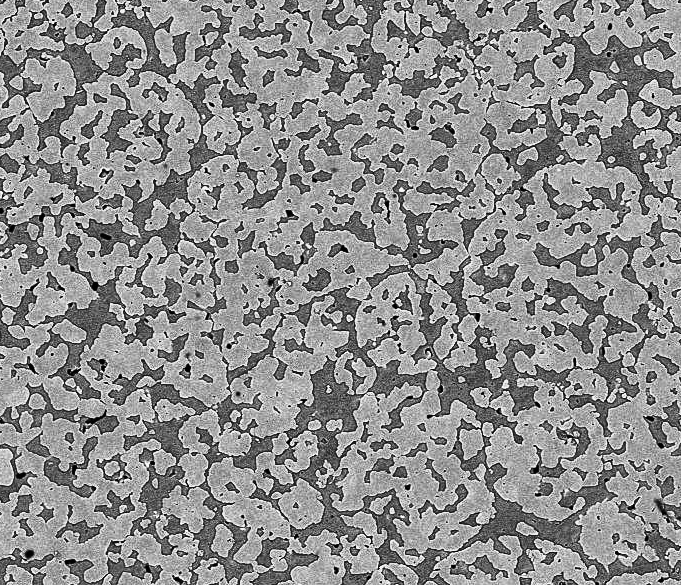
#> input picture CLAHE image.png, 681 x 585 px, given in place of tem.png, which was not available
$ python 'Morphological operation.py'
#> lines starting #> are read from the running program, lines starting #| are printed output that depends on the picture; after the words box and inside, x2 and y2 are one past the last pixel; in counts of white or black regions, pixels touching at a corner belong together; pictures that were not available may be replaced by others from this repository, and a replacement may not be noted
# -*- coding: utf-8 -*-
"""
Created on Fri May 14 08:55:34 2021

@author: AKSHANSH MISHRA
"""

################ MORPHOLOGICAL OPERATIONS ##################

import cv2
import numpy as np
from matplotlib import pyplot as plt

img=cv2.imread("A:/tem.png",0)
#> img is the input picture: shape (585, 681); min 0, max 255, mean 141.5
plt.hist(img.flat,bins=100,range=(0,255))


#OTSU Based Thresholding

import cv2
import numpy as np
from matplotlib import pyplot as plt

img=cv2.imread("A:/tem.png",0)

ret,th=cv2.threshold(img,0,255,cv2.THRESH_BINARY+cv2.THRESH_OTSU)
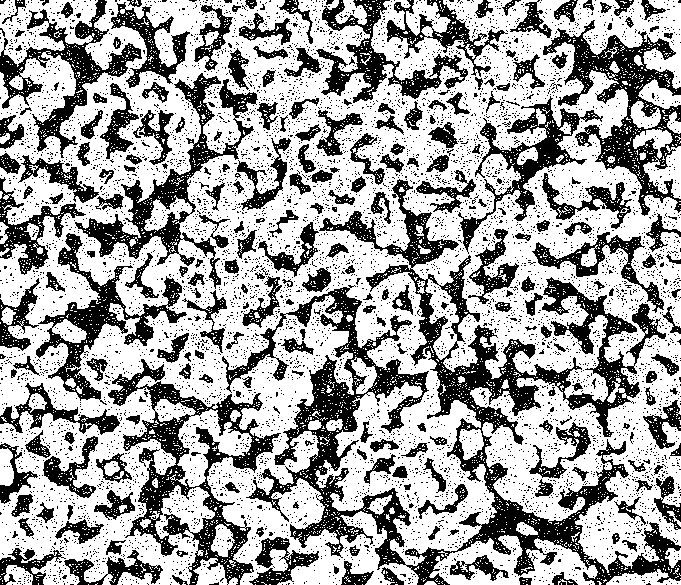
#> th: shape (585, 681); 64.1% white; 7691 black regions (7443 under 20 px), largest, box (x1, y1, x2, y2) and area: (222, 179, 681, 585) 35378, (108, 359, 281, 585) 9103, (543, 20, 681, 216) 7497
#> ret = 126
cv2.imwrite("F:/OTSU Thresholded tem.png",th)

#Erosion

import cv2
import numpy as np
from matplotlib import pyplot as plt

img=cv2.imread("A:/tem.png",0)

ret,th=cv2.threshold(img,0,255,cv2.THRESH_BINARY+cv2.THRESH_OTSU)
kernel=np.ones((3,3),np.uint8)
print(kernel)
erosion=cv2.erode(th,kernel,iterations=1)
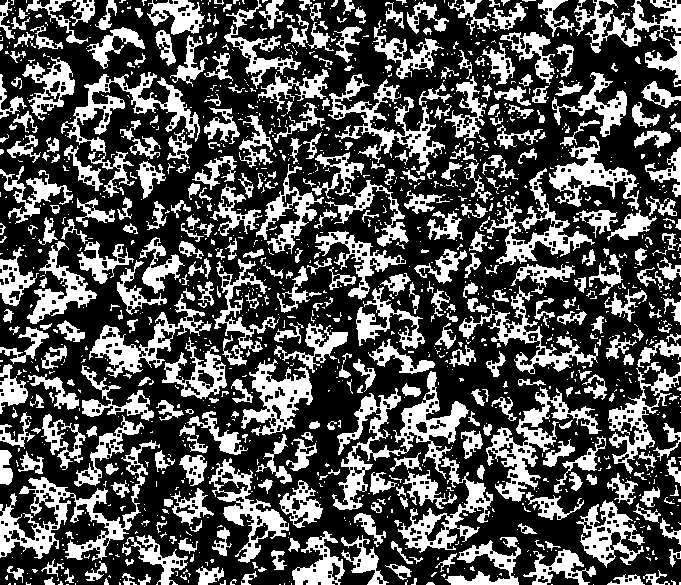
#> erosion: shape (585, 681); 32.8% white; 1400 white regions (995 under 20 px), largest, box (x1, y1, x2, y2) and area: (332, 371, 469, 510) 4414, (0, 440, 160, 561) 4236, (61, 72, 200, 197) 3300

cv2.imwrite("F:/Eroded tem.png",erosion)

#Dilation

dilation=cv2.dilate(erosion,kernel,iterations=1)
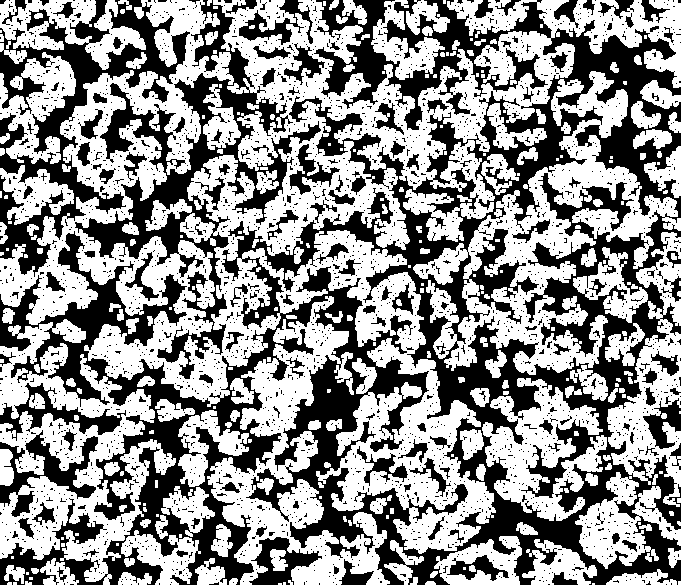
#> dilation: shape (585, 681); 56.5% white; 2858 black regions (2709 under 20 px), largest, box (x1, y1, x2, y2) and area: (0, 0, 681, 585) 113157, (75, 0, 321, 379) 16490, (0, 0, 190, 277) 13509
cv2.imwrite("F:/Dilated tem.png",dilation)

#Opening

opening=cv2.morphologyEx(th,cv2.MORPH_OPEN,kernel)
cv2.imwrite("F:/Open Image tem.png",opening)

#Faster way to clean the image

import cv2
import numpy as np
from matplotlib import pyplot as plt

img=cv2.imread("A:/tem.png",0)
median=cv2.medianBlur(img,3)
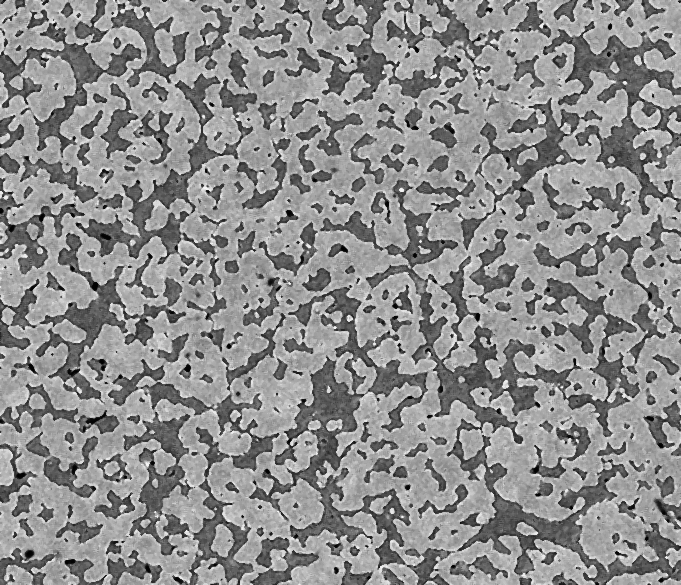
#> median: shape (585, 681); min 1, max 250, mean 141.5

ret,th=cv2.threshold(median,0,255,cv2.THRESH_BINARY+cv2.THRESH_OTSU)
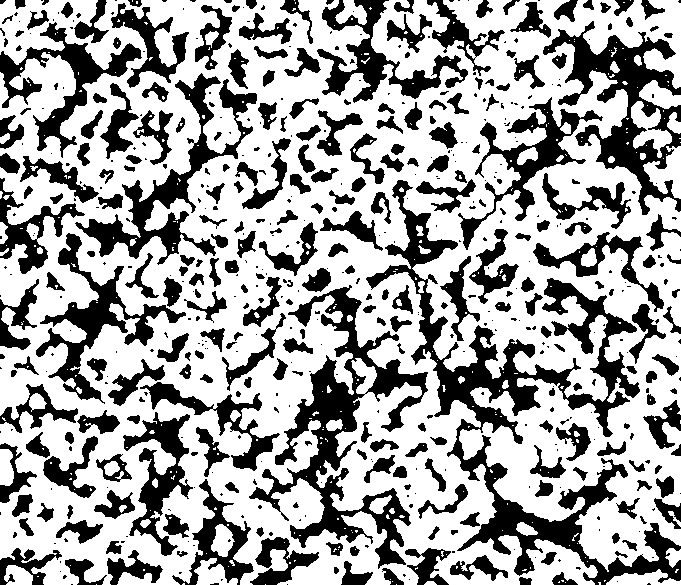
#> th: shape (585, 681); 64.9% white; 581 black regions (309 under 20 px), largest, box (x1, y1, x2, y2) and area: (366, 180, 681, 585) 20781, (249, 285, 428, 569) 12074, (543, 21, 681, 215) 8253
#> ret = 127
cv2.imwrite("F:/Thresholded new Image tem.png",th)
cv2.imwrite("F:/Median Image tem.png",median)
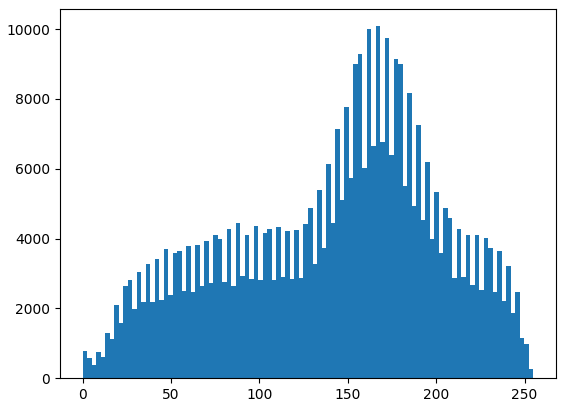
#> figure drawn by matplotlib, 1 panel; tallest bar 10084 high, from x = 165.8 to 168.3
